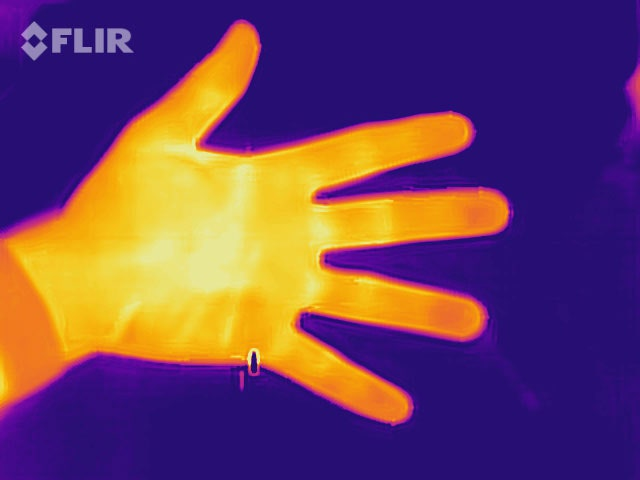
#> input picture TASK 2/Science_irhand.jpg, 640 x 480 px, found by its file name
$ python IR_image_detection_PIL.py
#> lines starting #> are read from the running program, lines starting #| are printed output that depends on the picture; after the words box and inside, x2 and y2 are one past the last pixel; in counts of white or black regions, pixels touching at a corner belong together
### TASK 2/draw_contours.py
import cv2

def getContours(img, imgContour):
    contours, heirachy = cv2.findContours(img, cv2.RETR_EXTERNAL, cv2.CHAIN_APPROX_NONE)

    for c in contours:
        area = cv2.contourArea(c)
        if area > 900:
            cv2.drawContours(imgContour, c, -1, (255, 255 , 10), 2)
            p = cv2.arcLength(c, True)
            appr = cv2.approxPolyDP(c, 0.02 * p, True)
            x, y, w, h = cv2.boundingRect(appr)
            cv2.rectangle(imgContour, (x, y), (x+w, y+h), (0, 255, 255), 2)
            cv2.putText(imgContour, f"AREA: {int(area)} px", (x, y-2), cv2.FONT_HERSHEY_COMPLEX, 0.4, (255,255,10), 1)

### TASK 2/IR_image_detection_PIL.py
import cv2
from PIL import Image, ImageFilter
from draw_contours import getContours
import numpy as np

src_img = cv2.imread("TASK 2/Science_irhand.jpg")
#> src_img is the input picture: shape (480, 640, 3); mean B, G, R 95.7, 67.4, 110.6
imgContour = src_img.copy()

hsv = cv2.cvtColor(src_img, cv2.COLOR_BGR2HSV)
#> hsv: shape (480, 640, 3); mean H, S, V 95.6, 218.2, 159.5

imghsv = Image.fromarray(hsv)

pixel_info = imghsv.load()

for i in range(imghsv.size[0]):
    for j in range(imghsv.size[1]):
        if (0, 35, 50) <= pixel_info[i, j] <= (30, 255, 255):
            pixel_info[i, j] = (255,255,255)
        else:
            pixel_info[i, j] = (0, 0, 0)

pil_image = np.array(imghsv)
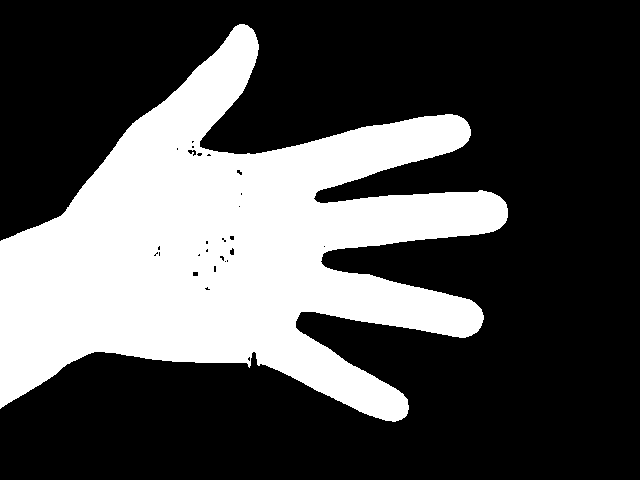
#> pil_image: shape (480, 640, 3); 31.3% white; 1 white region, box (x1, y1, x2, y2) and area: (0, 24, 508, 422) 96243
cv_img = cv2.cvtColor(pil_image, cv2.COLOR_HSV2BGR)
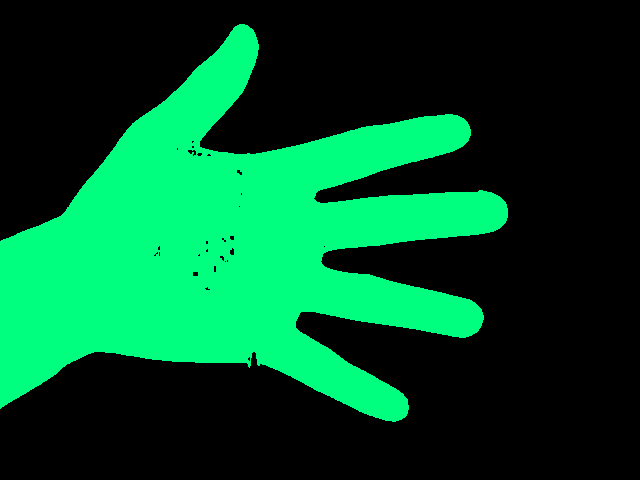
#> cv_img: shape (480, 640, 3); mean B, G, R 39.8, 79.9, 0
img_gray = cv2.cvtColor(cv_img, cv2.COLOR_BGR2GRAY)
#> img_gray: shape (480, 640); values 0 (black) and 164 (white), 31.3% white; 1 white region

getContours(img_gray, imgContour)
#> in getContours, `contours, heirachy = cv2.findContours(img, cv2.RETR_EXTERNAL, cv2.CHAI..`: contours = 1 contour; box (x1, y1, x2, y2) and area: (0, 24, 508, 422) 95279
#> the loop in getContours, `for c in contours:` made 1 pass
#> (area, p, x, y, w, h) on pass 1: (95279, 2660.3, 0, 26, 507, 394)
#> after the loop in getContours, `for c in contours:`:
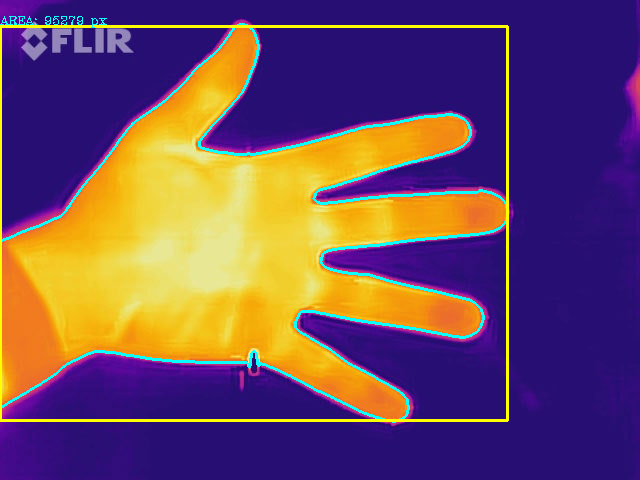
#> imgContour: shape (480, 640, 3); 3.81% of pixels changed, all inside (x1, y1, x2, y2) = (0, 16, 509, 423)
results = cv2.hconcat([src_img, imgContour])
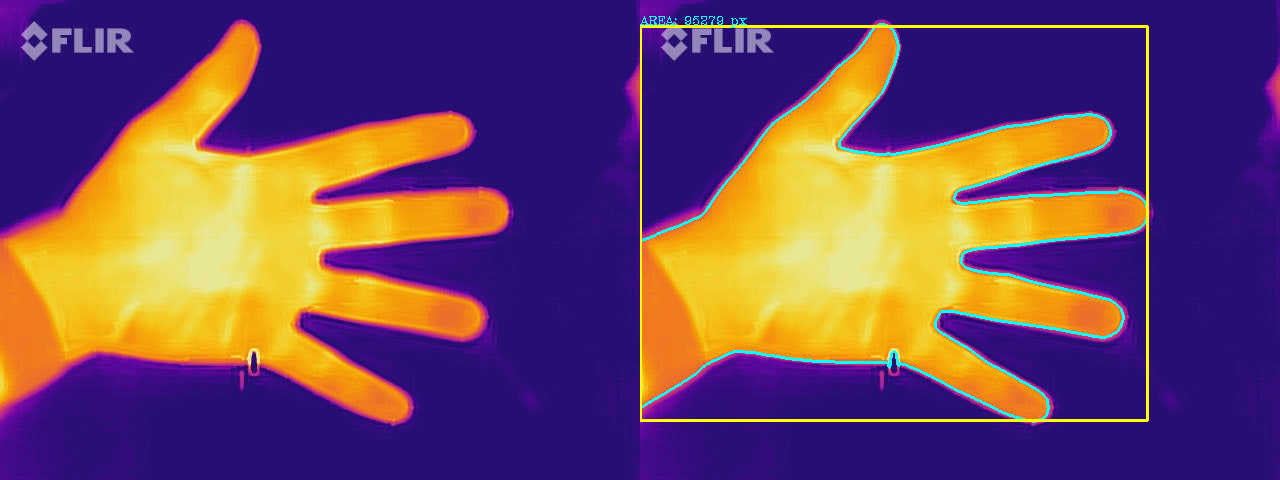
#> results: shape (480, 1280, 3); mean B, G, R 96.8, 71.1, 109.9
cv2.imshow("FINAL", results)
cv2.waitKey()

$ run again, with TASK 2/Areaofhand_OpenCV.jpg copied over TASK 2/Science_irhand.jpg
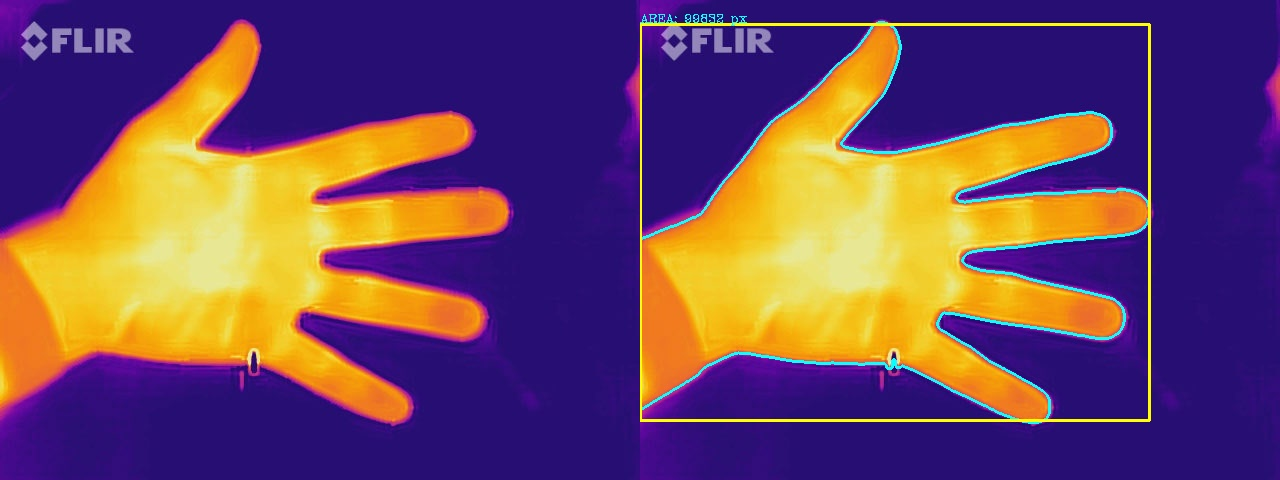
#> input picture TASK 2/Areaofhand_OpenCV.jpg, 1280 x 480 px, found by its file name
#> src_img is the input picture: shape (480, 1280, 3); mean B, G, R 96.2, 71.5, 110.3
#> hsv: shape (480, 1280, 3); mean H, S, V 93.9, 216.5, 160.1
#> `pil_image = np.array(imghsv)`:
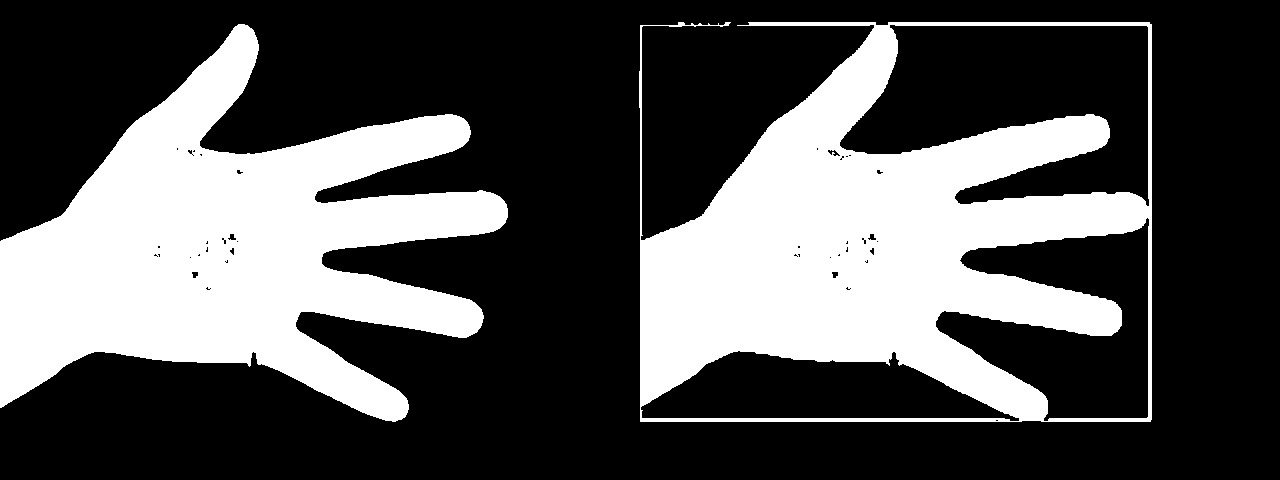
#> pil_image: shape (480, 1280, 3); 32.1% white; 2 white regions, box (x1, y1, x2, y2) and area: (639, 22, 1152, 422) 101223, (0, 24, 508, 422) 96294
#> img_gray: shape (480, 1280); values 0 (black) and 164 (white), 32.1% white; 2 white regions
#> contours = 2 contours; box (x1, y1, x2, y2) and area: (639, 22, 1152, 422) 175542, (0, 24, 508, 422) 95290
#> the loop in getContours, `for c in contours:` made 2 passes
#> (area, p, x, y, w, h) on passes 1 to 2: (95289.5, 2650.9, 0, 24, 507, 396), (175542, 2632.2, 640, 22, 511, 400)
#> `results = cv2.hconcat([src_img, imgContour])`:
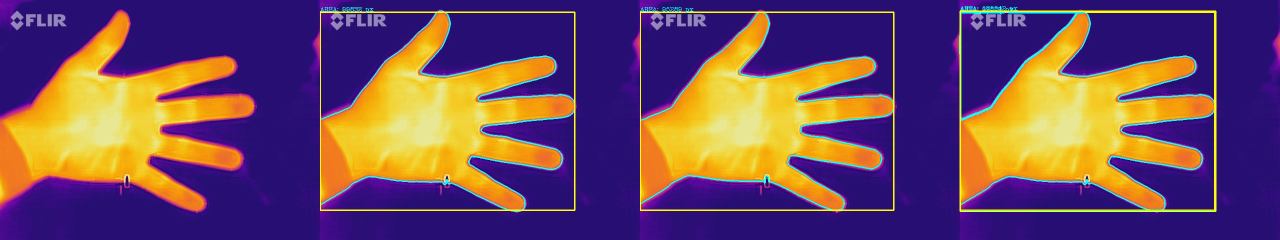
#> results: shape (480, 2560, 3) (shown at 1/2 size); mean B, G, R 96.8, 74.2, 110.2
